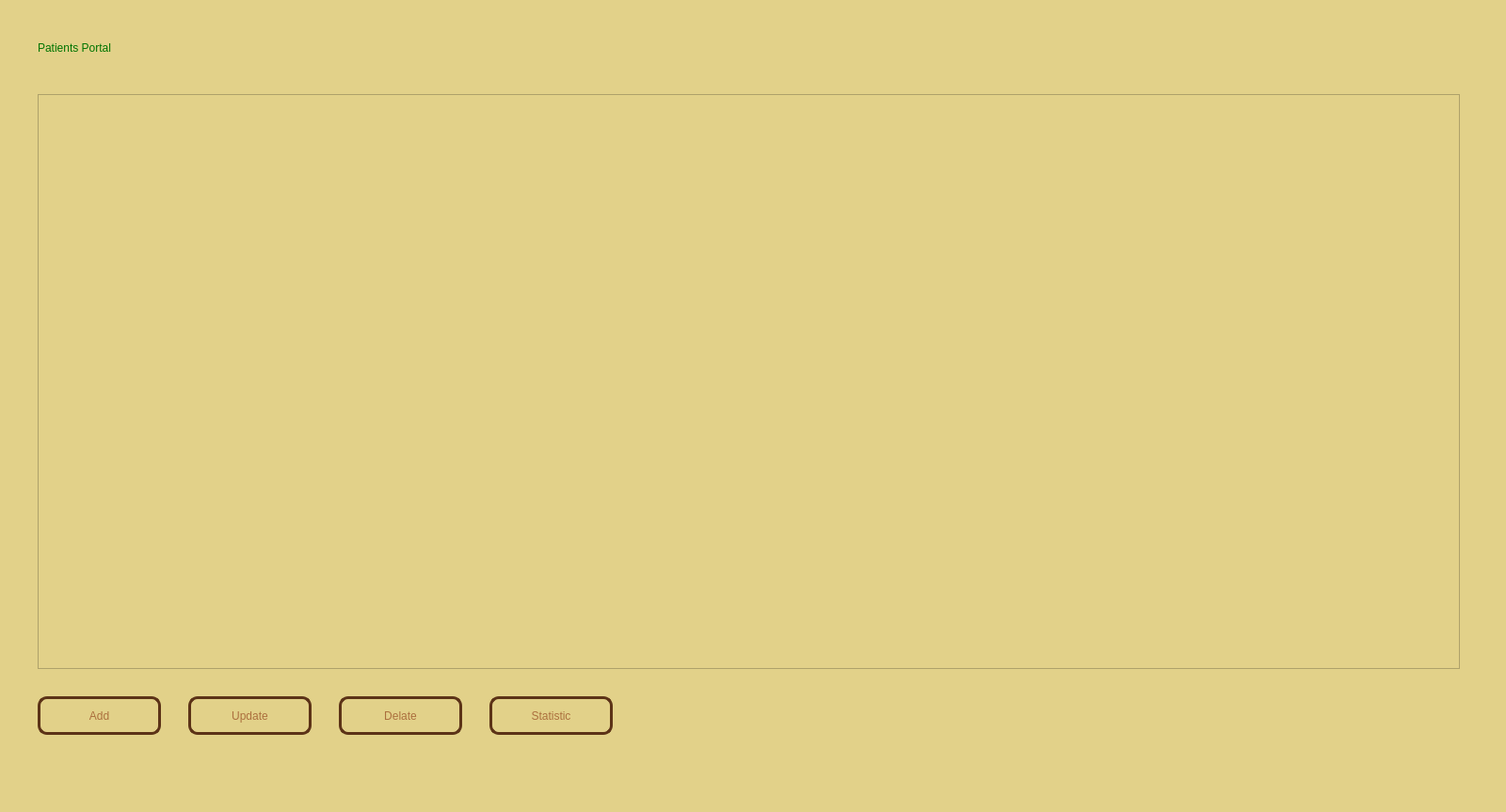
<?xml version="1.0" encoding="UTF-8"?>
<ui version="4.0">
 <class>Dialog</class>
 <widget class="QDialog" name="Dialog">
  <property name="geometry">
   <rect>
    <x>0</x>
    <y>0</y>
    <width>1600</width>
    <height>863</height>
   </rect>
  </property>
  <property name="font">
   <font>
    <family>Arial</family>
   </font>
  </property>
  <property name="windowTitle">
   <string>Dialog</string>
  </property>
  <property name="styleSheet">
   <string notr="true">QWidget {
    background-color: rgb(226, 209, 137) ;
    color: rgb(171, 111, 61)  ;
    font-family: Arial;
	
}	

</string>
  </property>
  <widget class="QTableWidget" name="tableWidget">
   <property name="geometry">
    <rect>
     <x>40</x>
     <y>100</y>
     <width>1511</width>
     <height>611</height>
    </rect>
   </property>
  </widget>
  <widget class="QLabel" name="label">
   <property name="geometry">
    <rect>
     <x>40</x>
     <y>20</y>
     <width>501</width>
     <height>61</height>
    </rect>
   </property>
   <property name="font">
    <font>
     <family>Arial</family>
    </font>
   </property>
   <property name="styleSheet">
    <string notr="true">QLabel {
    color: rgb(0, 116, 0);
   
}</string>
   </property>
   <property name="text">
    <string>Patients Portal</string>
   </property>
  </widget>
  <widget class="QPushButton" name="pushButton">
   <property name="geometry">
    <rect>
     <x>40</x>
     <y>740</y>
     <width>131</width>
     <height>41</height>
    </rect>
   </property>
   <property name="font">
    <font>
     <family>Arial</family>
    </font>
   </property>
   <property name="styleSheet">
    <string notr="true">QPushButton {
    color: rgb(171, 111, 61)  ;
    font-family: Arial;
	 border: 3px solid #5C3317;
    border-radius: 10px; 
}</string>
   </property>
   <property name="text">
    <string>Add</string>
   </property>
  </widget>
  <widget class="QPushButton" name="pushButton_3">
   <property name="geometry">
    <rect>
     <x>360</x>
     <y>740</y>
     <width>131</width>
     <height>41</height>
    </rect>
   </property>
   <property name="font">
    <font>
     <family>Arial</family>
    </font>
   </property>
   <property name="styleSheet">
    <string notr="true">QPushButton {
    color: rgb(171, 111, 61)  ;
    font-family: Arial;
	 border: 3px solid #5C3317;
    border-radius: 10px; 
}</string>
   </property>
   <property name="text">
    <string>Delate</string>
   </property>
  </widget>
  <widget class="QPushButton" name="pushButton_2">
   <property name="geometry">
    <rect>
     <x>520</x>
     <y>740</y>
     <width>131</width>
     <height>41</height>
    </rect>
   </property>
   <property name="font">
    <font>
     <family>Arial</family>
    </font>
   </property>
   <property name="styleSheet">
    <string notr="true">QPushButton {
    color: rgb(171, 111, 61)  ;
    font-family: Arial;
	 border: 3px solid #5C3317;
    border-radius: 10px; 
}</string>
   </property>
   <property name="text">
    <string>Statistic</string>
   </property>
  </widget>
  <widget class="QPushButton" name="pushButton_4">
   <property name="geometry">
    <rect>
     <x>200</x>
     <y>740</y>
     <width>131</width>
     <height>41</height>
    </rect>
   </property>
   <property name="font">
    <font>
     <family>Arial</family>
    </font>
   </property>
   <property name="styleSheet">
    <string notr="true">QPushButton {
    color: rgb(171, 111, 61)  ;
    font-family: Arial;
	 border: 3px solid #5C3317;
    border-radius: 10px; 
}</string>
   </property>
   <property name="text">
    <string>Update</string>
   </property>
  </widget>
 </widget>
 <tabstops>
  <tabstop>tableWidget</tabstop>
  <tabstop>pushButton</tabstop>
  <tabstop>pushButton_4</tabstop>
  <tabstop>pushButton_3</tabstop>
  <tabstop>pushButton_2</tabstop>
 </tabstops>
 <resources/>
 <connections/>
</ui>
